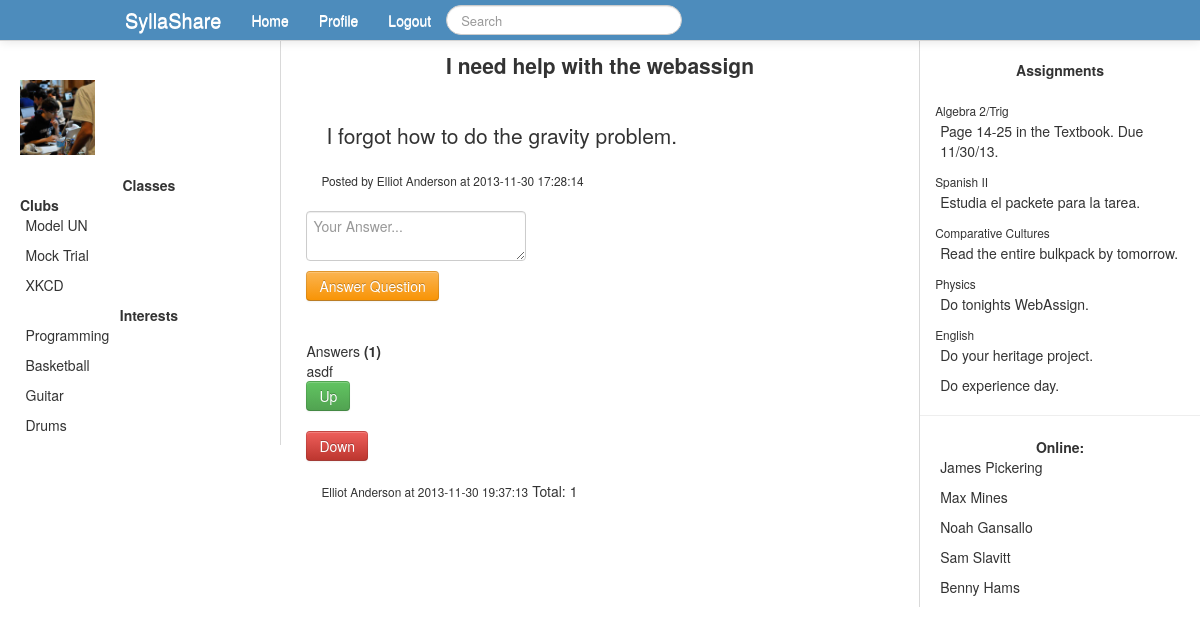
Before: /question.php?id=1 (signed in) with the older database file.
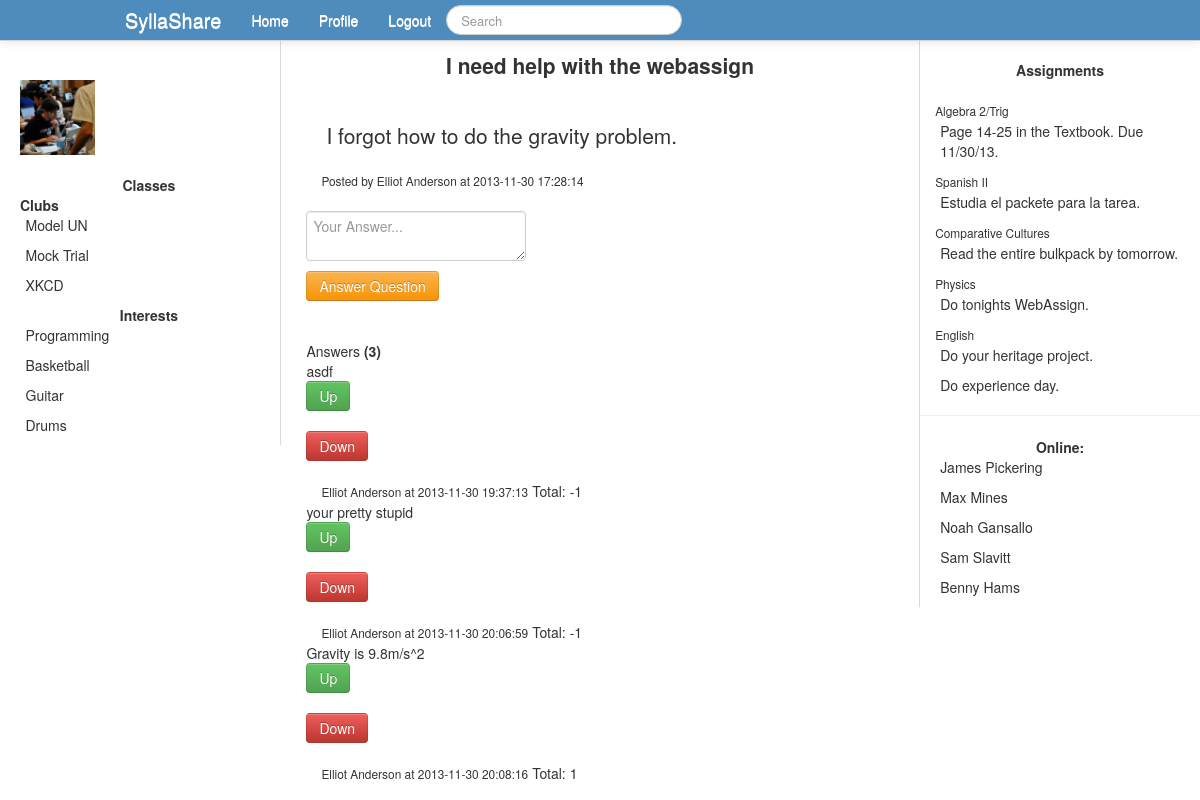
After: the same page with the newer database file.
### tables this page shows
CREATE TABLE `forumposts` (
  `id` int(11) NOT NULL AUTO_INCREMENT,
  `poster` int(11) NOT NULL,
  `classid` int(11) NOT NULL,
  `question` varchar(200) NOT NULL,
  `content` varchar(5000) NOT NULL,
  `timeposted` datetime NOT NULL,
  PRIMARY KEY (`id`)
);

CREATE TABLE `users` (
  `id` int(11) NOT NULL AUTO_INCREMENT,
  `firstname` varchar(40) NOT NULL,
  `lastname` varchar(40) NOT NULL,
  `email` varchar(255) NOT NULL,
  `password` varchar(36) NOT NULL,
  `activated` int(1) NOT NULL DEFAULT '0',
  `code` int(8) NOT NULL,
  `grade` int(2) NOT NULL,
  PRIMARY KEY (`id`)
);

CREATE TABLE `forumcomment` (
  `id` int(11) NOT NULL AUTO_INCREMENT,
  `userid` int(11) NOT NULL,
  `postid` int(11) NOT NULL,
  `content` varchar(500) NOT NULL,
  `timecomment` datetime NOT NULL,
  PRIMARY KEY (`id`)
);

### question.php (the view, shortened to what this page needs)
<?php
include_once('database.php');
$questionid = $_GET['id'];
include_once('header.php');
?>
<div class="span6">
<?php
$getquestioninfo = "SELECT * FROM forumposts WHERE id=$questionid";
$getquestioninfor = mysqli_query($connect, $getquestioninfo);
while ($row = mysqli_fetch_assoc($getquestioninfor)){
	$poster = $row['poster'];
	$question = $row['question'];
	$content = $row['content'];
	$timeposted = $row['timeposted'];
}
$getposterinfo = "SELECT firstname,lastname FROM users WHERE id=$poster";
$getposterinfor = mysqli_query($connect, $getposterinfo);
while ($row = mysqli_fetch_assoc($getposterinfor)){
	$firstname = $row['firstname'];
	$lastname = $row['lastname'];
	$poster = $firstname.' '.$lastname;
}
echo '<center><h1 class="lead"><b>'.$question.'</b></h1><br /></center>';
echo '<p class="lead">'.$content.'</p><small>Posted by '.$poster.' at '.$timeposted.'</small><br />';
echo '<br />';
echo '<form action="question.php?id='.$questionid.'" method="POST">
<textarea name="comment" placeholder="Your Answer..." class="form-control"></textarea><br />
<input type="submit" value="Answer Question" class="btn btn-warning" /></form>';
$getcomments = "SELECT * FROM forumcomment WHERE postid=$questionid";
$runcomments = mysqli_query($connect, $getcomments);
echo '<br />Answers <b>('.mysqli_num_rows($runcomments).')</b><br />';
while ($row = mysqli_fetch_assoc($runcomments)){
	$cid = $row['id'];
	$cposter = $row['userid'];
	$ccontent = $row['content'];
	$ctime = $row['timecomment'];
	$getcuserinfo = "SELECT * FROM users WHERE id=$cposter";
	$getcuserinfor = mysqli_query($connect, $getcuserinfo);
	while ($row2 = mysqli_fetch_assoc($getcuserinfor)){
		$cfname = $row2['firstname'];
		$clname = $row2['lastname'];
		$cposter = $cfname.' '.$clname;
	}
	$ups = mysqli_query($connect, "SELECT * FROM up WHERE postid=$cid");
	$downs = mysqli_query($connect, "SELECT * FROM down WHERE postid=$cid");
	$total = mysqli_num_rows($ups) - mysqli_num_rows($downs);
	echo $ccontent.'<form action="up.php?id='.$cid.'" method="POST">
	 <input type="hidden" name="pageid" value="'.$questionid.'" />
	 <input type="submit" value="Up" class="btn btn-success" />
	 </form>
	 <form action="down.php?id='.$cid.'" method="POST">
	<input type="hidden" name="pageid" value="'.$questionid.'" />
	 <input type="submit" value="Down" class="btn btn-danger" />
	 </form> <small>'.$cposter.' at '.$ctime.'</small> Total: '.$total.'<br />';
}
?>
</div>
<?php
include_once('rightbar.php');
?>

### header.php (shortened to what this page needs)
<!DOCTYPE html>
<html lang="en">
<head>
<link href="css/bootstrap.min.css" rel="stylesheet" />
</head>
<body>
<div class="navbar navbar-fixed-top" >
	<div class="navbar-inner">
		<div class="container" >
			<ul class="nav">
				<li>
					<a class="brand" href="#">SyllaShare</a>
				</li>
				<?php
				if (!isset($_SESSION['id'])){
					?>
					<form action="login.php" method="POST" class="navbar-form pull-left">
						<input type="email" name="logemail" placeholder="Email" />
						<input type="password" name="logpassword" placeholder="Password" />
						<input type="submit" value="Log In" />
					</form>
					<?
				} else {
				?>
				<li><a href="home.php">Home</a></li>
				<li><a href="#">Profile</a></li>
				<form class="navbar-search pull-right">
					<input type="text" class="search-query" name="q" placeholder="Search" />
				</form>
				<li><a href="logout.php">Logout</a></li>
				<? }?>
			</ul>
		</div>
	</div>
</div>
<?
if (isset($_SESSION['id'])){
	?>
<br /><br />
<div class="row-fluid" style="height: 100%;">
<div class="span3" style="padding-left: 20px; padding-right: 2px; border-right: 1px solid #d9d9d9;">
<div class="innercontent" >
<br />
<p class="lead">
<div id="pic-right" style="float: right;padding-right: 35px; padding-top: 50px; position: relative; ">
</div>
<div class="pic-left" style="position: relative;" >
<img src="propic.jpg" height="75" width="75" />
</div>
<br />
<center>
<b>Classes</b><br />
</center>
<b>Clubs</b><br />
<span class="spanright">Model UN</span><br />
<span class="spanright">Mock Trial</span><br />
<span class="spanright">XKCD</span><br />
<br />
<center>
<b>Interests</b><br />
<span class="spanright">Programming</span><br />
<span class="spanright">Basketball</span><br />
<span class="spanright">Guitar</span><br />
<span class="spanright">Drums</span><br />
</center>
</p>
</div>
</div>
<?php
}
?>

### rightbar.php (shortened to what this page needs)
<div class="span3" style="height: 100%; border-left: 1px solid #d9d9d9;">
<br />
<center>
<b>Assignments</b>
</center><br />
<small>Algebra 2/Trig</small><br />
<p>
Page 14-25 in the Textbook.  Due 11/30/13.
</p>
<small>Spanish II</small><br />
<p>
Estudia el packete para la tarea.
</p>
<small>Comparative Cultures</small>
<p>
Read the entire bulkpack by tomorrow.
</p>
<small>Physics</small>
<p>
Do tonights WebAssign.
</p>
<small>English</small>
<p>
Do your heritage project.
</p>
<p>
Do experience day.
</p>
<hr />
<center>
<b>Online: </b>
</center>
<p>James Pickering</p>
<p>Max Mines</p>
<p>Noah Gansallo</p>
<p>Sam Slavitt</p>
<p>Benny Hams</p>
</div>
</div>

### header.php (style rules this page uses)
.navbar-inner { background-color: #4d8cbc; background-image: none; color: #FFFFFF; }
.navbar .nav > li > a { color: #FFFFFF; }
.spanright { text-align: left; padding-right: 4px; }

### rightbar.php (style rules this page uses)
small { padding-left: 15px; }
p { padding-left: 20px; }

Changed rows visible on the page:
computed for forumcomment "asdf": total "1" → "-1"
added forumcomment: content "your pretty stupid", userid.lastname "Elliot Anderson", timecomment "2013-11-30 20:06:59", total "-1"
added forumcomment: content "Gravity is 9.8m/s^2", userid.lastname "Elliot Anderson", timecomment "2013-11-30 20:08:16", total "1"
Other visible differences:
mysqli_num_rows($runcomments): "1" → "3"
